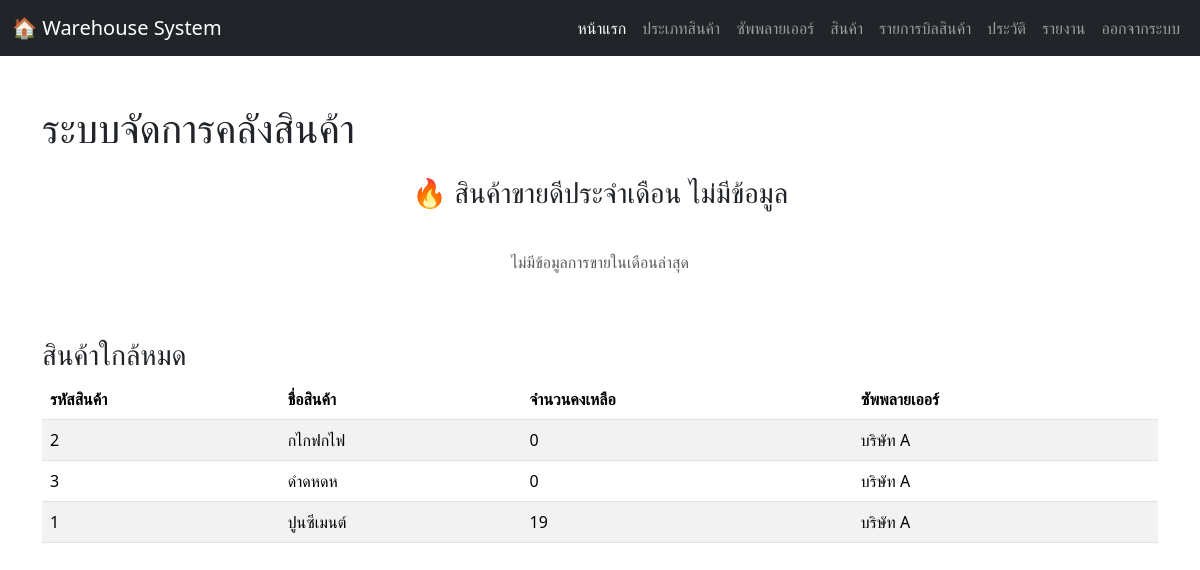
/homepage.php (signed in), run on an earlier commit of the app's database.
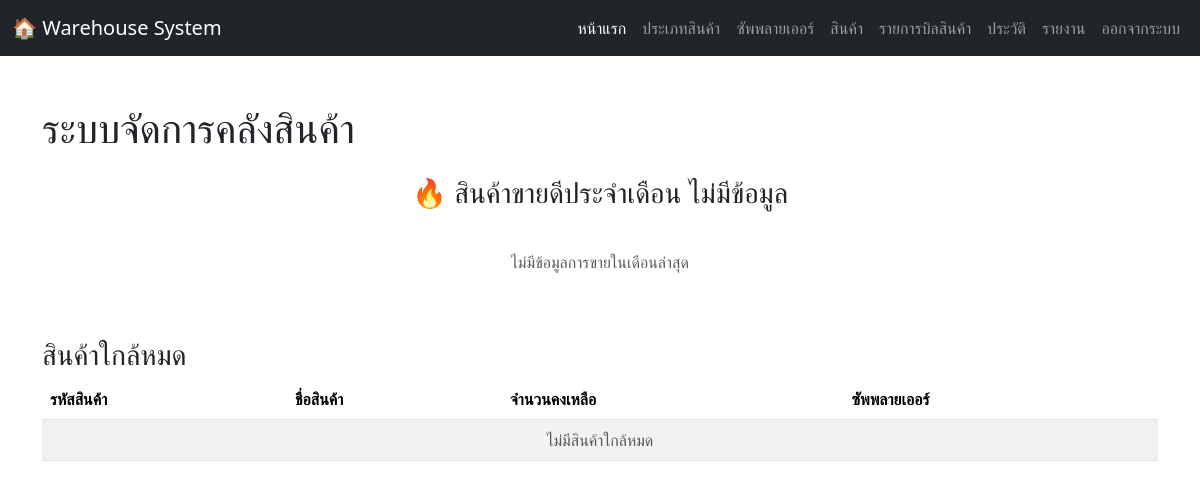
And on a later commit of the database.
### tables this page shows
CREATE TABLE `products` (
  `product_id` int(11) NOT NULL,
  `product_name` varchar(150) NOT NULL,
  `category_id` int(11) DEFAULT NULL,
  `supplier_id` int(11) DEFAULT NULL,
  `unit` varchar(50) DEFAULT NULL,
  `stock_qty` int(11) NOT NULL DEFAULT 0,
  `selling_price` decimal(10,2) NOT NULL,
  `reorder_level` int(11) DEFAULT 0,
  `image_path` varchar(255) DEFAULT NULL
);

CREATE TABLE `suppliers` (
  `supplier_id` int(11) NOT NULL,
  `supplier_name` varchar(150) NOT NULL,
  `address` varchar(255) DEFAULT NULL,
  `phone` varchar(50) DEFAULT NULL
);

### homepage.php (the view, shortened to what this page needs)
<?php
include 'connection.php';
$latest_month = $conn->query("
  SELECT DATE_FORMAT(MAX(sale_date), '%Y-%m') AS latest_month
  FROM sales
")->fetch_assoc()['latest_month'];
$topProducts = [];
?>
<!DOCTYPE html>
<html lang="th">
<head>
  <link rel="stylesheet" href="https://cdn.jsdelivr.net/npm/bootstrap@5.3.2/dist/css/bootstrap.min.css">
</head>
<body>
  <nav class="navbar navbar-expand-lg navbar-dark bg-dark">
    <div class="container-fluid">
      <a class="navbar-brand" href="#">🏠 Warehouse System</a>
      <div class="collapse navbar-collapse" id="navbarNav">
        <ul class="navbar-nav ms-auto">
          <li class="nav-item"><a class="nav-link active" href="homepage.php">หน้าแรก</a></li>
          <li class="nav-item"><a class="nav-link" href="categories.php">ประเภทสินค้า</a></li>
          <li class="nav-item"><a class="nav-link" href="suppliers.php">ซัพพลายเออร์</a></li>
          <li class="nav-item"><a class="nav-link" href="products.php">สินค้า</a></li>
          <li class="nav-item"><a class="nav-link" href="warehouse_page.php">รายการบิลสินค้า</a></li>
          <li class="nav-item"><a class="nav-link" href="history.php">ประวัติ</a></li>
          <li class="nav-item"><a class="nav-link" href="report.php">รายงาน</a></li>
          <li class="nav-item"><a class="nav-link" href="logout.php">ออกจากระบบ</a></li>
        </ul>
      </div>
    </div>
  </nav>
  <div class="container my-5">
    <h1 class="mb-4">ระบบจัดการคลังสินค้า</h1>
    <div class="row text-center">
  <h3 class="mb-4">🔥 สินค้าขายดีประจำเดือน
    <?php echo $latest_month ? date("m/Y", strtotime($latest_month . "-01")) : "ไม่มีข้อมูล"; ?>
  </h3>
  <?php if ($topProducts && $topProducts->num_rows > 0): ?>
    <?php
      $colors = ['primary', 'success', 'warning', 'danger'];
      $i = 0;
      while ($row = $topProducts->fetch_assoc()):
    ?>
      <div class="col-md-3">
        <div class="card bg-<?php echo $colors[$i % 4]; ?> text-white mb-3">
          <div class="card-body">
            <h4><?php echo number_format($row['total_sold']); ?></h4>
            <p><?php echo htmlspecialchars($row['product_name']); ?></p>
          </div>
        </div>
      </div>
    <?php $i++; endwhile; ?>
  <?php else: ?>
    <div class="text-center text-muted mt-3">
      <p>ไม่มีข้อมูลการขายในเดือนล่าสุด</p>
    </div>
  <?php endif; ?>
</div>
    <h3 class="mt-5">สินค้าใกล้หมด</h3>
    <table class="table table-striped">
      <thead>
        <tr>
          <th>รหัสสินค้า</th>
          <th>ชื่อสินค้า</th>
          <th>จำนวนคงเหลือ</th>
          <th>ซัพพลายเออร์</th>
        </tr>
      </thead>
      <tbody>
        <?php
      $sql = "
        SELECT p.product_id, p.product_name, p.stock_qty,
              s.supplier_name
        FROM products p
        LEFT JOIN suppliers s ON p.supplier_id = s.supplier_id
        WHERE p.stock_qty <= p.reorder_level
        ORDER BY p.stock_qty ASC
      ";
      $result = $conn->query($sql);
      if ($result->num_rows > 0) {
          while ($row = $result->fetch_assoc()) {
              echo "<tr>
                      <td>{$row['product_id']}</td>
                      <td>{$row['product_name']}</td>
                      <td>{$row['stock_qty']}</td>
                      <td>{$row['supplier_name']}</td>
                    </tr>";
          }
      } else {
          echo "<tr><td colspan='4' class='text-center text-muted'>ไม่มีสินค้าใกล้หมด</td></tr>";
      }
        ?>
      </tbody>
    </table>
  </div>
</body>
</html>

What changed in the data, as far as the page shows it:
removed products: product_id "2", product_name "กไกฟกไฟ", stock_qty "0", supplier.supplier_name "บริษัท A"
removed products: product_id "3", product_name "ดำดหดห", stock_qty "0", supplier.supplier_name "บริษัท A"
removed products: product_id "1", product_name "ปูนซีเมนต์", stock_qty "19", supplier.supplier_name "บริษัท A"
Also different on the page:
text now shown: "ไม่มีสินค้าใกล้หมด"
